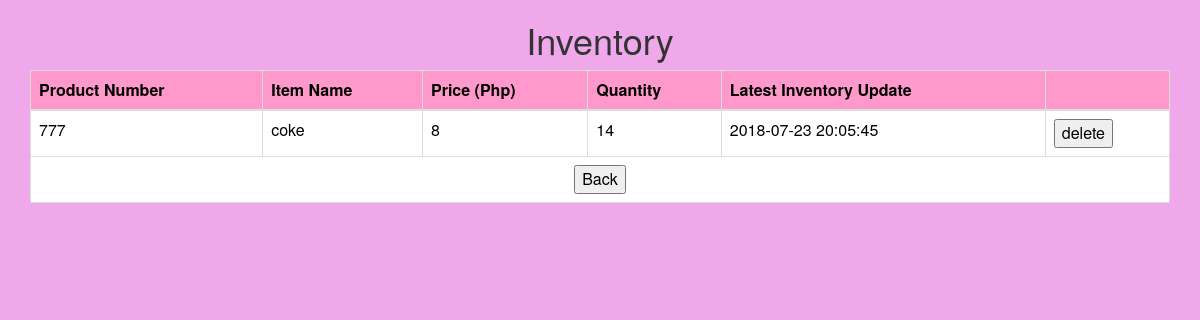
The page /inventory.php on the database its author committed.
### tables this page shows
CREATE TABLE `tbl_inventory` (
  `prd_num` int(100) NOT NULL,
  `item_name` varchar(100) NOT NULL,
  `price` int(20) NOT NULL,
  `qty` int(20) NOT NULL,
  `Date` datetime DEFAULT CURRENT_TIMESTAMP ON UPDATE CURRENT_TIMESTAMP
);

### inventory.php (the view, shortened to what this page needs)
<html>
<head>
<center><h1>Inventory</h1></center>
  <link rel="stylesheet" href="https://maxcdn.bootstrapcdn.com/bootstrap/3.3.7/css/bootstrap.min.css">
</head>
<body background="bg.jpg">
<?php
$con = mysql_connect("localhost","root","");
$sql = "SELECT * FROM  tbl_inventory";
$result = mysql_query($sql, $con);
?>
<div class="container">
<table class="table table-bordered">
    <thead>
<?php
echo "
<tr>
<th>Product Number</th>
<th>Item Name</th>
<th>Price (Php)</th>
<th>Quantity</th>
<th>Latest Inventory Update</th>
<th></th>
</tr> </thead>";
while($row = mysql_fetch_array($result))
  {
  echo "<tr>";
echo "<td>" . $row['prd_num'] . "</td>";
  echo "<td>" . $row['item_name'] . "</td>";
  echo "<td>" . $row['price'] . "</td>";
  echo "<td>" . $row['qty'] . "</td>";
  echo "<td>" . $row['Date'] . "</td>";
  ?>
	<td><input type="button" name="delete" value="delete" onclick="location='delete1.php?pdn= <?php echo $row['prd_num']; ?>'" /></td>
  <?php
  echo "</tr>";
  }
?>
<tr><td colspan=6><center><input type="button" name = "back" value="Back" onclick="location='firstpage.php'"/></center></td></tr>
</table>
</div>
</body>
</html>

### inventory.php (style rules this page uses)
table { position: relative; }
td { background-color: #FFFFFF; color: black; }
th { background-color: #FF99CC; color: black; }

### rows shown on the page
tbl_inventory: prd_num "777", item_name "coke", price "8", qty "14", Date "2018-07-23 20:05:45"
